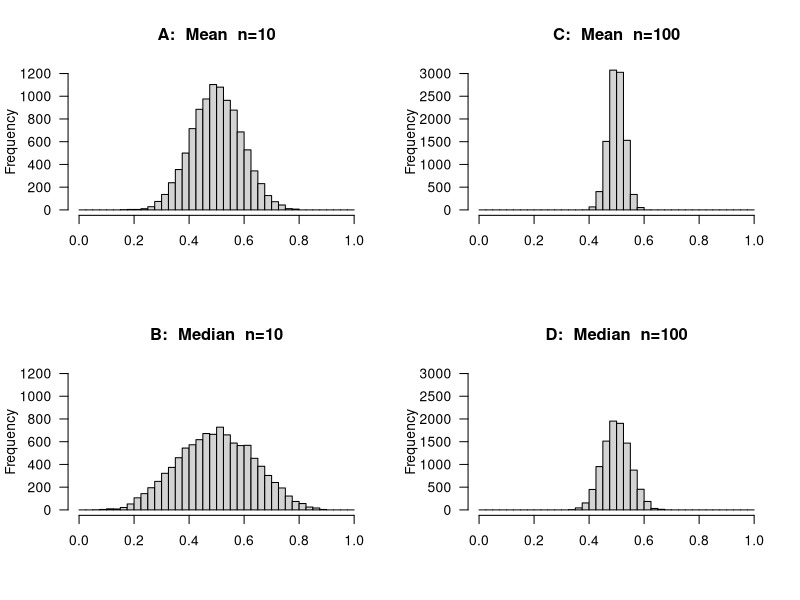
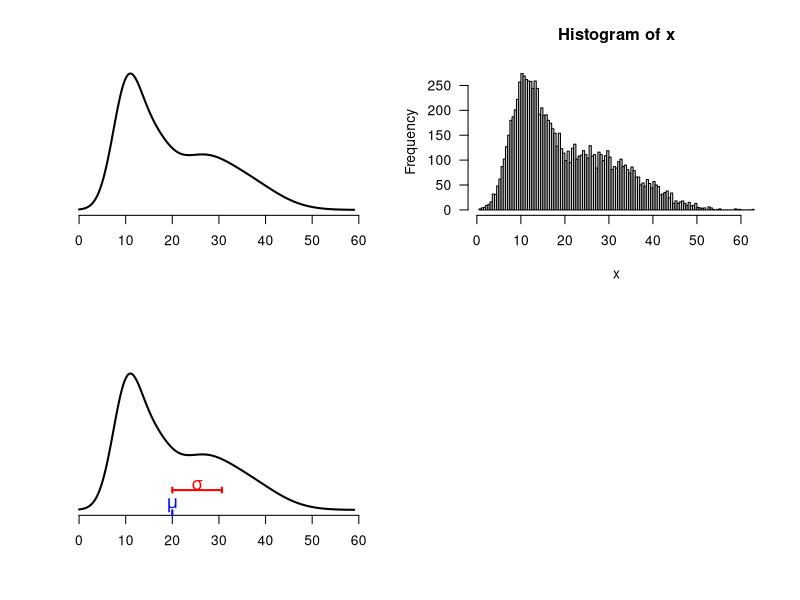
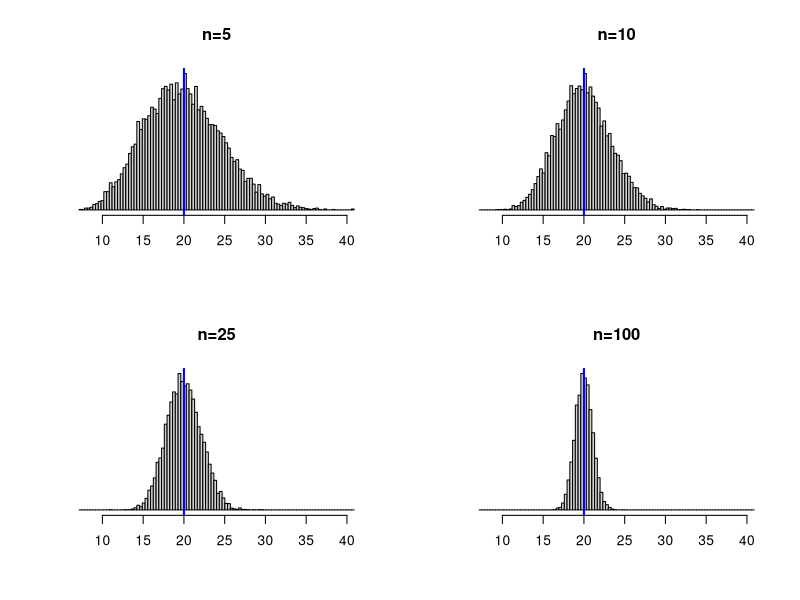
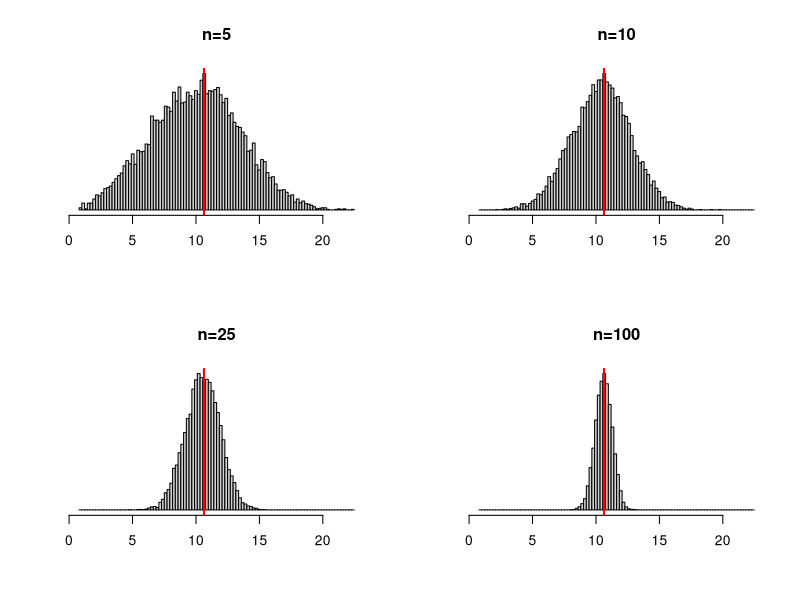
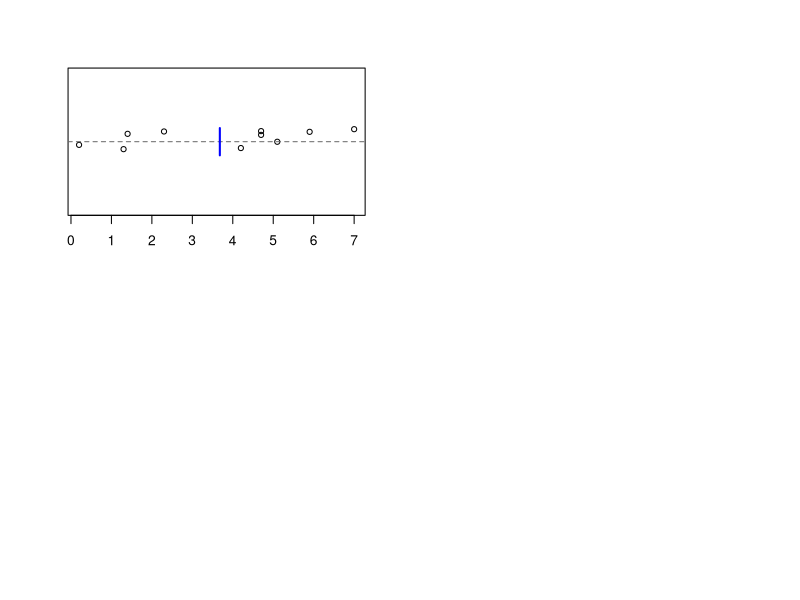

Source code (R) for these figures, in order:
## ---- chunk 1
runif(10)
x <- matrix(runif(10*20),ncol=10)
x
dim(x)

# first column
x[,1]
# first row
x[1,]
mean(x[1,])
apply(x,1,mean)[1]

?apply
apply(x,1,mean)
apply(x,1,median)
## ---- chunk 2
nit <- 10000
n <- 10
set.seed(51)

x <- matrix(runif(n*nit),ncol=n)
xA <- apply(x,1,mean)

x <- matrix(runif(n*nit),ncol=n)
xB <- apply(x,1,median)

n <- 100

x <- matrix(runif(n*nit),ncol=n)
xC <- apply(x,1,mean)

x <- matrix(runif(n*nit),ncol=n)
xD <- apply(x,1,median)

par(mfcol=c(2,2),las=1)
hist(xA,breaks=seq(0,1,length=41),col="lightgrey",main="A:  Mean  n=10",xlab="",ylim=c(0,1200),cex.main=1.2)
hist(xB,breaks=seq(0,1,length=41),col="lightgrey",main="B:  Median  n=10",xlab="",ylim=c(0,1200),cex.main=1.2)
hist(xC,breaks=seq(0,1,length=41),col="lightgrey",main="C:  Mean  n=100",xlab="",ylim=c(0,3000),cex.main=1.2)
hist(xD,breaks=seq(0,1,length=41),col="lightgrey",main="D:  Median  n=100",xlab="",ylim=c(0,3000),cex.main=1.2)

round(mean(xA),3)
round(mean(xB),3)
round(mean(xC),3)
round(mean(xD),3)

round(sd(xA),2)
round(sd(xB),2)
round(sd(xC),2)
round(sd(xD),2)
## ---- chunk 3
p <- c(0.3,0.25,0.25,0.2)
m <- c(10,15,25,35)
s <- c(3,4,6,7)
## ---- chunk 4
x <- seq(0,59,by=0.1)
f <- rep(0,length(x))
for(i in 1:length(m)) f <- f + p[i] * dnorm(x, m[i], s[i])
## ---- chunk 5
plot(x,f,type="l",lwd=2,yaxt="n",ylab="",bty="n",ylim=c(0,max(f)),xlab="")
## ---- chunk 6
M <- sum(m*p)
S <- sqrt(sum(s^2*p) + sum(m^2*p) - sum(m*p)^2)
## ---- chunk 7
u <- par("usr") # gets the actual limits of figure region
plot(x,f,type="l",lwd=2,yaxt="n",ylab="",bty="n",ylim=c(0,max(f)),xlab="")
segments(M,u[3],M,u[3]+0.002,xpd=TRUE,lwd=2,col="blue")
text(M,u[3]+0.004,expression(mu),cex=1.3,col="blue")
segments(c(M,M,M+S), u[3]+0.01-c(0,0.001,0.001),c(M+S,M,M+S), u[3]+0.01+c(0,0.001,0.001),
         lwd=2,col="red")
text(M+S/2,u[3]+0.012,expression(sigma),cex=1.3,col="red")
## ---- chunk 8
sammix <- function(n=10,m,s,p){
  a <- 1:length(m)
  x <- sample(1:length(m),n,rep=TRUE,prob=p)
  rnorm(n,m[x],s[x])
}
## ---- chunk 9
sammix(10,m,s,p)
x <- sammix(10000,m,s,p)
hist(x,breaks=101,col="lightgray")
## ---- chunk 10
x5 <- matrix(sammix(10000*5,m,s,p),ncol=5)
x10 <- matrix(sammix(10000*10,m,s,p),ncol=10)
x25 <- matrix(sammix(10000*25,m,s,p),ncol=25)
x100 <- matrix(sammix(10000*100,m,s,p),ncol=100)
head(x5)
head(x10)
## ---- chunk 11
m5 <- apply(x5,1,mean)
m10 <- apply(x10,1,mean)
m25 <- apply(x25,1,mean)
m100 <- apply(x100,1,mean)
## ---- chunk 12
r <- range(c(m5,m10,m25,m100)) # range of sample means
br <- seq(r[1],r[2],length=101) # defines bins in histograms
par(mfrow=c(2,2)) # results in 2 rows and 2 columns of plots
hist(m5,breaks=br,xlab="",ylab="",main="n=5",yaxt="n")
abline(v=M,col="blue",lwd=2)
hist(m10,breaks=br,xlab="",ylab="",main="n=10",yaxt="n")
abline(v=M,col="blue",lwd=2)
hist(m25,breaks=br,xlab="",ylab="",main="n=25",yaxt="n")
abline(v=M,col="blue",lwd=2)
hist(m100,breaks=br,xlab="",ylab="",main="n=100",yaxt="n")
abline(v=M,col="blue",lwd=2)
## ---- chunk 13
s5 <- apply(x5,1,sd)
s10 <- apply(x10,1,sd)
s25 <- apply(x25,1,sd)
s100 <- apply(x100,1,sd)
## ---- chunk 14
rs <- range(c(s5,s10,s25,s100)) # range of sample means
brs <- seq(rs[1],rs[2],length=101) # defines bins in histograms
par(mfrow=c(2,2)) # results in 2 rows and 2 columns of plots
hist(s5,breaks=brs,xlab="",ylab="",main="n=5",yaxt="n")
abline(v=S,col="red",lwd=2)
hist(s10,breaks=brs,xlab="",ylab="",main="n=10",yaxt="n")
abline(v=S,col="red",lwd=2)
hist(s25,breaks=brs,xlab="",ylab="",main="n=25",yaxt="n")
abline(v=S,col="red",lwd=2)
hist(s100,breaks=brs,xlab="",ylab="",main="n=100",yaxt="n")
abline(v=S,col="red",lwd=2)
## ---- chunk 15

# Data
x <- c(0.2, 1.3, 1.4, 2.3, 4.2, 4.7, 4.7, 5.1, 5.9, 7.0)

# Mean and SD
xm <- mean(x)
xs <- sd(x)
xn <- length(x)

# A plot of the data
stripchart(x, method="jitter", pch=1)
abline(h=1,lty=2,col="gray40")
segments(xm, 0.9, xm, 1.1, col="blue", lwd=2)

# t value
tval <- qt(0.975, xn - 1)

# estimated SE of the difference between the means
se <- xs / sqrt(xn)

# confidence interval
round( xm  + c(-1,1)*(tval*se), 2)

# Alternatively, you can use the function t.test()
t.test(x)
t.test(x)$conf.int
t.test(x)$conf.int[1:2]
round(t.test(x)$conf.int[1:2],2)
## ---- chunk 16
# Example data
x <- c(1.17, 6.35, 7.76)

# 95% CI for population mean 
t.test(x)$conf.int
## ---- chunk 17
x <- c(34.9, 28.5, 34.3, 38.4, 29.6,
       29.6, 38.7, 22.4, 30.1, 23.1,
       29.6, 33.4, 20.6, 33.6, 42.4,
       28.2, 25.3, 22.1, 37.3, 32.1)

# Mean, SD
mean(x)
sd(x)

# Standard error
sd(x)/sqrt(length(x))

# Confidence interval
t.test(x)$conf.int
t.test(x,conf=0.9)$conf.int
t.test(x,conf=0.99)$conf.int
## ---- chunk 18
# Example data
x <- c(59.2, 54.6, 58.1, 41.8, 64.7, 50.8, 51.6, 47.0, 66.3, 58.1)
y <- c(73.3, 91.4, 69.1, 104.2, 64.6, 78.4, 56.4, 55.6, 61.1, 39.8,
       43.9, 63.6, 78.6, 76.5, 45.1, 90.2)

# 95% CI for mean of the first population
t.test(x)

# 95% CI for mean of the second population
t.test(y)

# 95% CI for difference in means assuming pop'n SDs are equal
t.test(x, y, var.equal=TRUE)

# 95% CI for difference in means not assuming pop'n SDs are equal
t.test(x, y)
